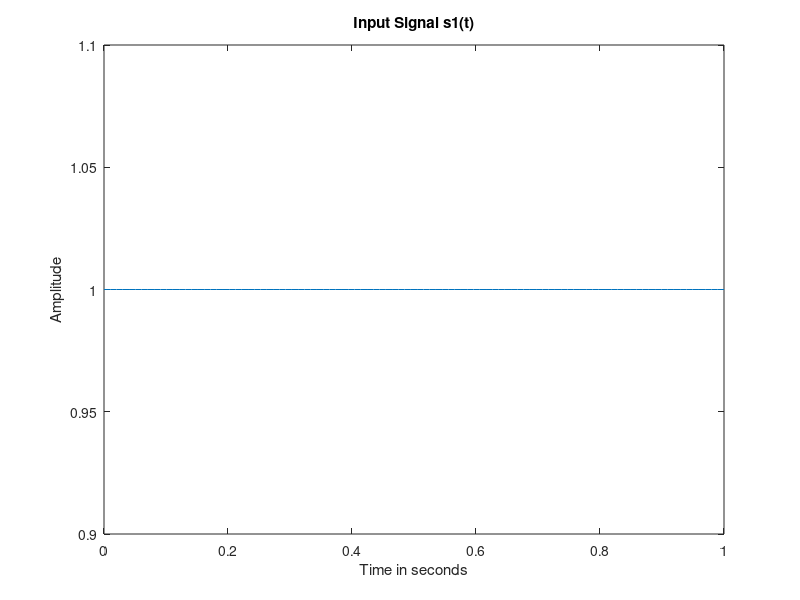
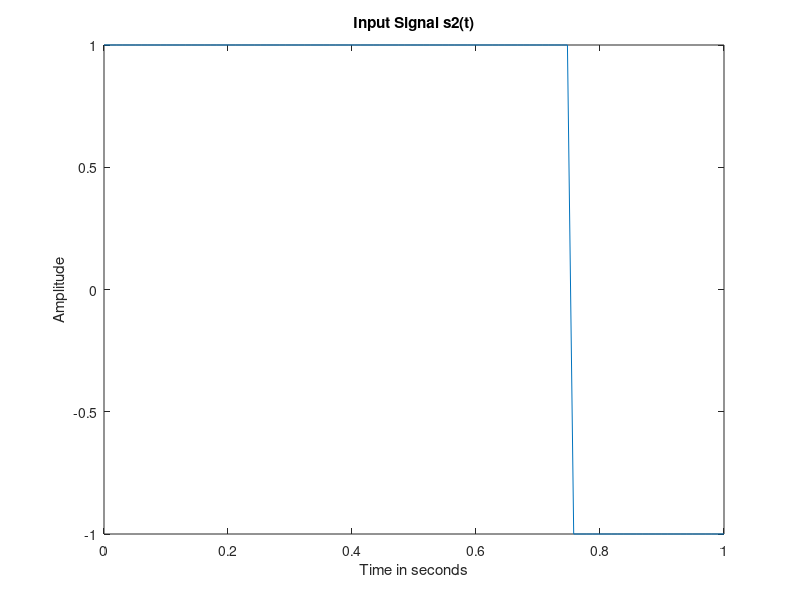

MATLAB code for these plots, in order: (Note: this script raises an error after producing the figures.)
clc;
clear all;
close all;

% Time axis
N = 100;
T = linspace(0, 1, N);

% Input signal s1(t)
s1 = ones(1, N);

% Input signal s2(t)
s2 = zeros(1, N);

% Setting from 0 to 0.75 as 1, else -1 
s2(1: floor(0.75 * N)) = 1;
s2(floor(0.75 * N) + 1:end) = -1;

% Plot s1(t)
figure;
plot(T, s1);
title('Input Signal s1(t)');
xlabel('Time in seconds');
ylabel('Amplitude');

% Plot s2(t)
figure;
plot(T, s2);
title('Input Signal s2(t)');
xlabel('Time in seconds');
ylabel('Amplitude');

% Get phi1 & phi2 from the GM_Bases function
[phi1, phi2] = GM_Bases(s1, s2);

% Plot phi1
figure;
subplot(2,1,1);
plot(T, phi1);
title('Basis Function \phi_1');
xlabel('Time in seconds');
ylabel('Amplitude');

% Plot phi2
subplot(2,1,2);
plot(T, phi2);
title('Basis Function \phi_2');
xlabel('Time in seconds');
ylabel('Amplitude');

% Calculate the signal space representation using signal_space function
% For s1(t)
[s1_v1, s1_v2] = signal_space(s1, phi1, phi2);
% For s2(t)
[s2_v1, s2_v2] = signal_space(s2, phi1, phi2);

% Plot the signal space representation we just obtained
figure;
scatter(s1_v1, s1_v2, 'filled', 'MarkerFaceColor', 'red', 'DisplayName', 's1');
hold on;
scatter(s2_v1, s2_v2, 'filled', 'MarkerFaceColor', 'blue', 'DisplayName', 's2');
title('Signal Space Representation');
xlabel('Projection onto \phi_1(t)');
ylabel('Projection onto \phi_2(t)');
legend('Location', 'best');
axis([-0.1 1.1 -0.1 1]);
grid on;

% Line Plot
figure;
scatter(s1_v1, s1_v2, 'filled', 'MarkerFaceColor', 'red', 'DisplayName', 's1');
hold on;
scatter(s2_v1, s2_v2, 'filled', 'MarkerFaceColor', 'blue', 'DisplayName', 's2');
plot([0, s1_v1], [0, s1_v2], 'r', 'LineWidth', 1.5);
plot([0, s2_v1], [0, s2_v2], 'b', 'LineWidth', 1.5);
title('Signal Space Representation');
xlabel('Projection onto \phi_1(t)');
ylabel('Projection onto \phi_2(t)');
legend('S1', 'S2');
axis([-0.1 1.1 -0.1 1]);
grid on;

% Random Samples
% Set the random number generator seed for reproducibility
rng(0);

% Number of samples
numberOfSamples = 100;

% Variance values (dB) for different noise levels
values = [-5, 0, 10];

% Set the length of values
L = length(values);

% Get size of s1 & s2
sz_s1 = size(s1);
sz_s2 = size(s2);

% Get length of s1 & s2
len_s1 = length(s1);
len_s2 = length(s2);

for i = 1:L
    r1V1 = [];
    r1V2 = [];
    r2V1 = [];
    r2V2 = [];
    for sample = 1:numberOfSamples
        % Convert dB to linear scale
        val = 10^(values(i)/10);
        
        sq_s1 = s1.^2;
        sq_s2 = s2.^2;
        
        energy1 = sum(sq_s1);
        energy2 = sum(sq_s2);
        
        sigma1 = sqrt(energy1 / val);
        sigma2 = sqrt(energy2 / val);

        % Add noise to the original signal
        w1 = sigma1 * randn(sz_s1);
        w2 = sigma2 * randn(sz_s2);
        
        r1 = w1 + s1;
        r2 = w2 + s2;

        % Calculate the signal points of the input using signal_space function
        [r1_v1, r1_v2] = signal_space(r1, phi1, phi2);
        [r2_v1, r2_v2] = signal_space(r2, phi1, phi2);
        
        % Append to lists
        r1V1(end + 1) = r1_v1;
        r1V2(end + 1) = r1_v2;
        r2V1(end + 1) = r2_v1;
        r2V2(end + 1) = r2_v2;
    end
    disp(values(i));
    % Plot the signal points of generated samples of r1 & r2
    figure;
    % Plot r1 samples
    scatter(r1V1, r1V2, 'DisplayName', 'r1');
    hold on;
    % Plot r2 samples
    scatter(r2V1, r2V2, 'DisplayName', 'r2');
    hold on
    % Plot the input signal s1(t)
    scatter(s1_v1, s1_v2, 100, 'filled', 'MarkerFaceColor', 'red', 'DisplayName', 's1');
    hold on
    % Plot the input signal s2(t)
    scatter(s2_v1, s2_v2, 100, 'filled', 'MarkerFaceColor', 'blue', 'DisplayName', 's2');
    % Title/xLabel/yLabel
    title(sprintf('Signal Points (sigma^2 = %ddB)', values(i)));
    xlabel('Projection onto \phi_1');
    ylabel('Projection onto \phi_2');
    legend('r1', 'r2', 's1', 's2');
    %axis([-4 5 -1 2]);
end

function [phi1, phi2] = GM_Bases(s1, s2)
    % Calculate the first basis function (phi1)
    phi1 = s1 / norm(s1);

    % Check if s2 is linearly independent from s1
    if dot(s2, phi1) ~= 0
        % Calculate the second basis function (phi2)
        phi2 = s2 - dot(s2, phi1) * phi1;
        phi2 = phi2 / norm(phi2);
    else
        % s2 is linearly dependent on s1, so phi2 is a zero vector
        phi2 = zeros(size(s2));
    end
    phi1 = phi1 * sqrt(length(s1));
    phi2 = phi2 * sqrt(length(s2));
end

function [v1, v2] = signal_space(s, phi1, phi2)
    % Get the length of each basis function
    phi1_len = length(phi1);
    phi2_len = length(phi2);
    
    % Set new phi1 after dividing by the square root of their lengths
    phi1 = phi1 / sqrt(phi1_len);
    phi2 = phi2 / sqrt(phi2_len);
    
    % Calculating the dot product between the signal and phi just like the
    % lecture
    dotProduct_1 = dot(s, phi1);
    dotProduct_2 = dot(s, phi2);
    
    % Calculate the projections (correlations) of s over phi1 and phi2
    % Then divide by the square root of each phi
    v1 = dotProduct_1 / sqrt(phi1_len);
    v2 = dotProduct_2 / sqrt(phi2_len);
end